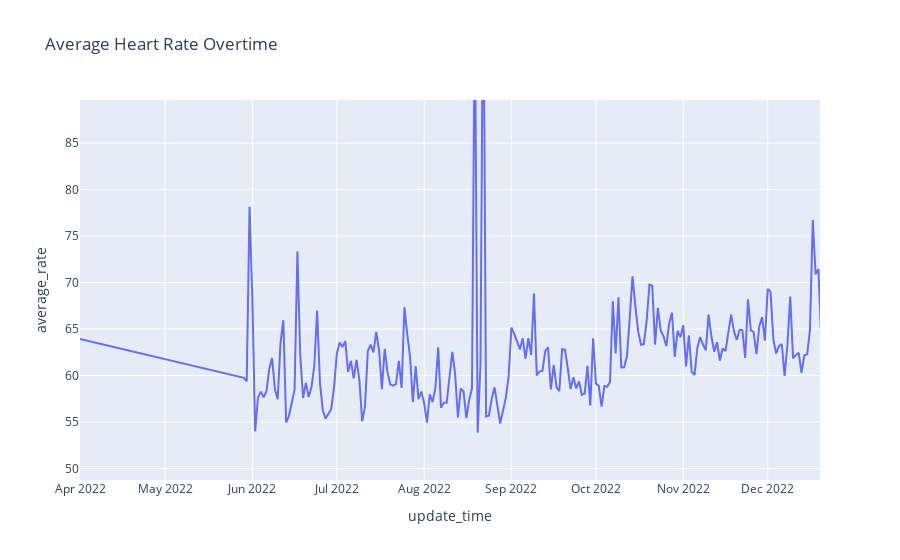

Source (notebook cell):
### Code cell
heart_fig = px.line(heart_stats, x='update_time', y='average_rate', title='Average Heart Rate Overtime', height = 500)
heart_fig.show()

### Figure 1 — Plotly figure (JSON) as saved in the notebook; plotly's stock layout.template omitted (floating-point values rounded to 4 significant figures; data arrays with more than 128 entries replaced by an {"elided": "..."} marker saying what was removed)
{"data": [{"hovertemplate": "update_time=%{x}<br>average_rate=%{y}<extra></extra>", "legendgroup": "", "line": {"color": "#636efa", "dash": "solid"}, "marker": {"symbol": "circle"}, "mode": "lines", "name": "", "orientation": "v", "showlegend": false, "type": "scatter", "x": {"elided": "430 str values"}, "xaxis": "x", "y": {"elided": "430 float values"}, "yaxis": "y"}], "layout": {"autosize": true, "legend": {"tracegroupgap": 0}, "title": {"text": "Average Heart Rate Overtime"}, "xaxis": {"anchor": "y", "autorange": false, "domain": [0, 1], "range": ["2022-03-31 19:07:51.5655", "2022-12-19 13:32:00.7668"], "title": {"text": "update_time"}, "type": "date"}, "yaxis": {"anchor": "x", "autorange": false, "domain": [0, 1], "range": [48.76, 89.64], "title": {"text": "average_rate"}, "type": "linear"}}}
